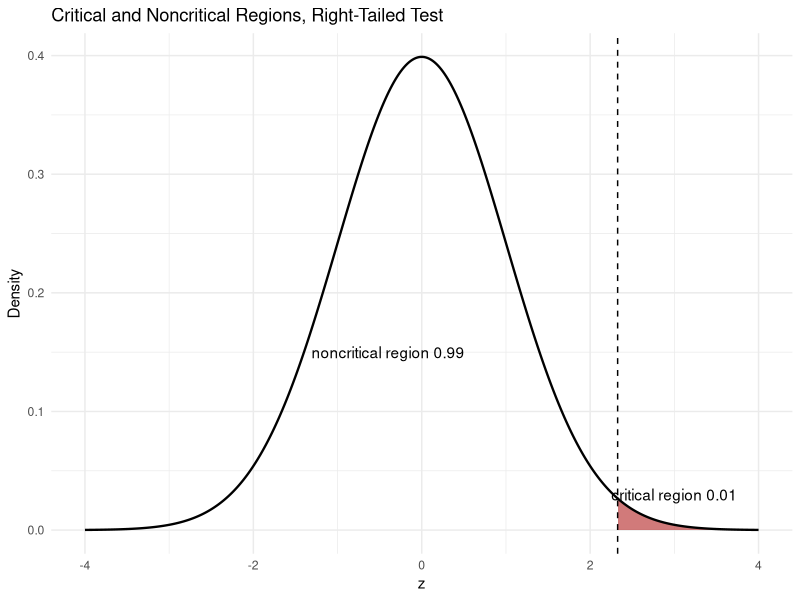
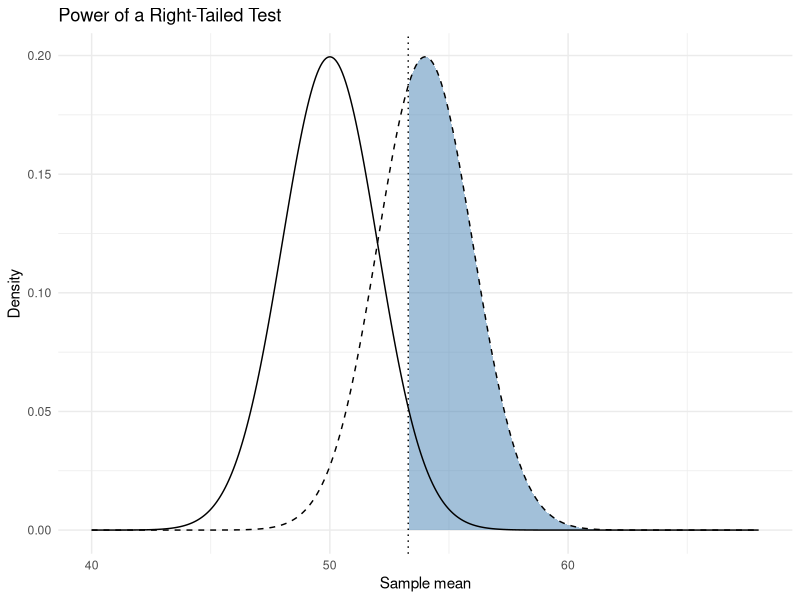

The R source for these figures, in order:
## ---- chunk 1
library(tidyverse)
library(ggplot2)
knitr::opts_chunk$set(echo = TRUE, warning = FALSE, message = FALSE)
## ---- chunk 2
alpha_right <- 0.02
alpha_two   <- 0.05
alpha_left  <- 0.10

round(qnorm(1 - alpha_right), 2)
round(qnorm(c(alpha_two / 2, 1 - alpha_two / 2)), 2)
round(qnorm(alpha_left), 2)
## ---- chunk 3
critical_value <- qnorm(0.99)

normal_curve <- tibble(z = seq(-4, 4, length.out = 400)) |>
  mutate(density = dnorm(z))

region_plot <- ggplot(normal_curve, aes(z, density)) +
  geom_area(data = filter(normal_curve, z >= critical_value),
            fill = "firebrick", alpha = 0.6) +
  geom_line(linewidth = 0.8) +
  geom_vline(xintercept = critical_value, linetype = "dashed") +
  annotate("text", x =  3.0, y = 0.03, label = "critical region 0.01") +
  annotate("text", x = -0.4, y = 0.15, label = "noncritical region 0.99") +
  labs(title = "Critical and Noncritical Regions, Right-Tailed Test",
       x = "z", y = "Density") +
  theme_minimal()
## ---- chunk 4
region_plot
## ---- chunk 5
sample_mean <- 122.5
hypothesized_mean <- 118
population_sd <- 12
sample_size <- 35

test_statistic <- (sample_mean - hypothesized_mean) /
  (population_sd / sqrt(sample_size))

round(c(z = test_statistic, critical_value = qnorm(0.95)), 3)
## ---- chunk 6
delivery_hours <- c(46, 52, 44, 49, 41, 55,
                    50, 43, 48, 47, 39, 53,
                    45, 51, 42, 56, 38, 49,
                    72, 44, 47, 50, 46, 43,
                    26, 48, 52, 45, 49, 47,
                    80, 41, 44, 50, 30, 48)

hypothesized_mean <- 48
population_sd <- 9
sample_mean <- mean(delivery_hours)
test_statistic <- (sample_mean - hypothesized_mean) /
  (population_sd / sqrt(length(delivery_hours)))

round(c(mean = sample_mean, z = test_statistic,
        critical_value = qnorm(0.10)), 3)
## ---- chunk 7
sample_mean <- 19.1
hypothesized_mean <- 18
population_sd <- 3.0
sample_size <- 40

test_statistic <- (sample_mean - hypothesized_mean) /
  (population_sd / sqrt(sample_size))

round(c(z = test_statistic, lower_cv = qnorm(0.005),
        upper_cv = qnorm(0.995)), 3)
## ---- chunk 8
sample_mean <- 902
hypothesized_mean <- 860
population_sd <- 118
sample_size <- 36

test_statistic <- (sample_mean - hypothesized_mean) /
  (population_sd / sqrt(sample_size))
p_value <- pnorm(test_statistic, lower.tail = FALSE)

round(c(z = test_statistic, p_value = p_value), 4)
## ---- chunk 9
sample_mean <- 12.6
hypothesized_mean <- 12
population_sd <- 1.9
sample_size <- 32

test_statistic <- (sample_mean - hypothesized_mean) /
  (population_sd / sqrt(sample_size))
p_value <- 2 * pnorm(test_statistic, lower.tail = FALSE)

round(c(z = test_statistic, p_value = p_value), 4)
## ---- chunk 10
round(qt(1 - 0.05, df = 19), 3)
## ---- chunk 11
round(qt(0.01, df = 17), 3)
## ---- chunk 12
round(qt(c(0.05 / 2, 1 - 0.05 / 2), df = 23), 3)
## ---- chunk 13
round(qt(1 - 0.10, df = 12), 3)
## ---- chunk 14
sample_mean <- 5.3
hypothesized_mean <- 4.5
sample_sd <- 1.1
sample_size <- 12

test_statistic <- (sample_mean - hypothesized_mean) /
  (sample_sd / sqrt(sample_size))

round(c(t = test_statistic,
        critical_value = qt(1 - 0.05 / 2, df = sample_size - 1)), 3)
## ---- chunk 15
days_to_payment <- c(24, 31, 19, 27, 22, 30, 18, 25, 21, 26)

payment_test <- t.test(days_to_payment, mu = 27, alternative = "less")

round(c(mean = mean(days_to_payment), sd = sd(days_to_payment)), 3)
round(c(t = unname(payment_test$statistic),
        critical_value = qt(0.10, df = length(days_to_payment) - 1)), 3)
## ---- chunk 16
round(pt(2.462, df = 13, lower.tail = FALSE), 4)
## ---- chunk 17
round(2 * pt(2.575, df = 8, lower.tail = FALSE), 4)
## ---- chunk 18
sample_mean <- 27.8
hypothesized_mean <- 24
sample_sd <- 6.2
sample_size <- 15

test_statistic <- (sample_mean - hypothesized_mean) /
  (sample_sd / sqrt(sample_size))
p_value <- pt(test_statistic, df = sample_size - 1, lower.tail = FALSE)

round(c(t = test_statistic, p_value = p_value), 4)
## ---- chunk 19
successes <- 42
sample_size <- 120
hypothesized_p <- 0.30

sample_proportion <- successes / sample_size
standard_error <- sqrt(hypothesized_p * (1 - hypothesized_p) / sample_size)
test_statistic <- (sample_proportion - hypothesized_p) / standard_error

round(c(p_hat = sample_proportion, z = test_statistic,
        critical_value = qnorm(0.975)), 3)
## ---- chunk 20
successes <- 20
sample_size <- 60
hypothesized_p <- 0.40

sample_proportion <- successes / sample_size
standard_error <- sqrt(hypothesized_p * (1 - hypothesized_p) / sample_size)
test_statistic <- (sample_proportion - hypothesized_p) / standard_error

round(c(p_hat = sample_proportion, z = test_statistic,
        critical_value = qnorm(0.01)), 3)
## ---- chunk 21
successes <- 60
sample_size <- 90
hypothesized_p <- 0.72

sample_proportion <- successes / sample_size
standard_error <- sqrt(hypothesized_p * (1 - hypothesized_p) / sample_size)
test_statistic <- (sample_proportion - hypothesized_p) / standard_error

round(c(p_hat = sample_proportion, z = test_statistic,
        critical_value = qnorm(0.01)), 3)
## ---- chunk 22
successes <- 63
sample_size <- 250
hypothesized_p <- 0.20

sample_proportion <- successes / sample_size
standard_error <- sqrt(hypothesized_p * (1 - hypothesized_p) / sample_size)
test_statistic <- (sample_proportion - hypothesized_p) / standard_error
p_value <- pnorm(test_statistic, lower.tail = FALSE)

round(c(p_hat = sample_proportion, z = test_statistic, p_value = p_value), 4)
## ---- chunk 23
round(qchisq(1 - 0.05, df = 18), 3)
## ---- chunk 24
round(qchisq(0.05, df = 14), 3)
## ---- chunk 25
round(qchisq(c(0.10 / 2, 1 - 0.10 / 2), df = 19), 3)
## ---- chunk 26
sample_variance <- 27
hypothesized_variance <- 36
sample_size <- 12
degrees_freedom <- sample_size - 1

test_statistic <- degrees_freedom * sample_variance / hypothesized_variance

round(c(chi_square = test_statistic,
        critical_value = qchisq(0.05, df = degrees_freedom)), 3)
## ---- chunk 27
orders_per_hour <- c(38, 52, 45, 61, 40,
                     55, 33, 48, 57, 42,
                     36, 50, 65, 44, 39)

hypothesized_sd <- 6
degrees_freedom <- length(orders_per_hour) - 1
test_statistic <- degrees_freedom * var(orders_per_hour) / hypothesized_sd^2

round(c(sd = sd(orders_per_hour), chi_square = test_statistic,
        critical_value = qchisq(1 - 0.10, df = degrees_freedom)), 3)
## ---- chunk 28
sample_sd <- 1.8
hypothesized_variance <- 2.25
sample_size <- 20
degrees_freedom <- sample_size - 1

test_statistic <- degrees_freedom * sample_sd^2 / hypothesized_variance

round(c(chi_square = test_statistic,
        lower_cv = qchisq(0.025, df = degrees_freedom),
        upper_cv = qchisq(0.975, df = degrees_freedom)), 3)
## ---- chunk 29
round(pchisq(21.5, df = 10, lower.tail = FALSE), 4)
## ---- chunk 30
round(pchisq(5.892, df = 14), 4)
## ---- chunk 31
sample_sd <- 7.0
hypothesized_sd <- 9.5
sample_size <- 25
degrees_freedom <- sample_size - 1

test_statistic <- degrees_freedom * sample_sd^2 / hypothesized_sd^2
p_value <- 2 * pchisq(test_statistic, df = degrees_freedom)

round(c(chi_square = test_statistic, p_value = p_value), 4)
## ---- chunk 32
sample_mean <- 63.8
hypothesized_mean <- 68
sample_sd <- 9.6
sample_size <- 50

test_statistic <- (sample_mean - hypothesized_mean) /
  (sample_sd / sqrt(sample_size))
critical_value <- qt(1 - 0.05 / 2, df = sample_size - 1)

round(c(t = test_statistic, critical_value = critical_value), 3)
## ---- chunk 33
margin_of_error <- critical_value * sample_sd / sqrt(sample_size)

round(c(lower = sample_mean - margin_of_error,
        upper = sample_mean + margin_of_error), 2)
## ---- chunk 34
sample_mean <- 118.6
hypothesized_mean <- 120
sample_sd <- 2.8
sample_size <- 10

test_statistic <- (sample_mean - hypothesized_mean) /
  (sample_sd / sqrt(sample_size))
critical_value <- qt(1 - 0.05 / 2, df = sample_size - 1)
margin_of_error <- critical_value * sample_sd / sqrt(sample_size)

round(c(t = test_statistic, critical_value = critical_value), 3)
round(c(lower = sample_mean - margin_of_error,
        upper = sample_mean + margin_of_error), 2)
## ---- chunk 35
mu_null <- 50
mu_alternative <- 54
standard_error <- 10 / sqrt(25)
critical_mean <- mu_null + qnorm(1 - 0.05) * standard_error

sampling_curves <- tibble(x = seq(40, 68, length.out = 400)) |>
  mutate(under_h0 = dnorm(x, mu_null, standard_error),
         under_h1 = dnorm(x, mu_alternative, standard_error))

power_plot <- ggplot(sampling_curves, aes(x)) +
  geom_area(data = filter(sampling_curves, x >= critical_mean),
            aes(y = under_h1), fill = "steelblue", alpha = 0.5) +
  geom_line(aes(y = under_h0)) +
  geom_line(aes(y = under_h1), linetype = "dashed") +
  geom_vline(xintercept = critical_mean, linetype = "dotted") +
  labs(title = "Power of a Right-Tailed Test", x = "Sample mean", y = "Density") +
  theme_minimal()
## ---- chunk 36
power_plot

power <- pnorm(critical_mean, mu_alternative, standard_error,
               lower.tail = FALSE)
round(c(critical_mean = critical_mean, beta = 1 - power, power = power), 3)
